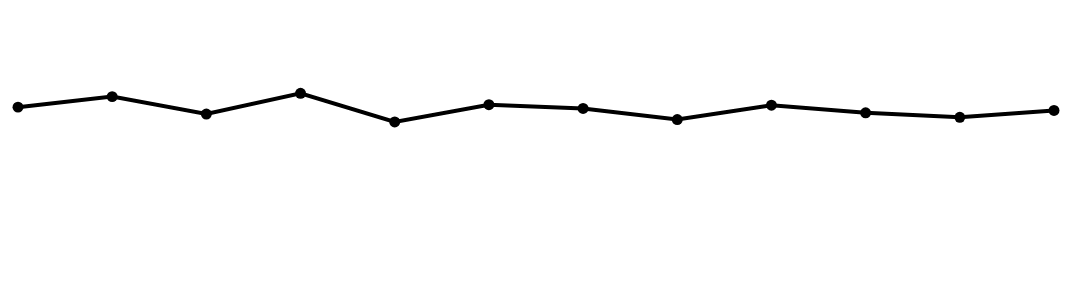

Write notebook code for a chart like this one.
### Code cell
generate_perceptual_pull_plot(level='L')

### Figure 1 — Vega-Lite specification as saved in the notebook (floating-point values rounded to 4 significant figures)
{"config": {"view": {"continuousWidth": 300, "continuousHeight": 300, "strokeWidth": 0}, "axis": {"domain": false, "grid": false}}, "data": {"name": "data-cf58a1bc6a9040623d6cf834cae2cd8c"}, "mark": {"type": "line", "color": "black", "point": {"fill": "black"}}, "encoding": {"x": {"axis": {"labels": false, "grid": false, "title": null, "tickSize": 0}, "field": "x", "type": "quantitative"}, "y": {"axis": {"labels": false, "grid": false, "title": null, "tickSize": 0}, "field": "y", "scale": {"domain": [0, 140]}, "type": "quantitative"}}, "height": 140, "width": 518, "$schema": "https://vega.github.io/schema/vega-lite/v6.1.0.json", "datasets": {"data-cf58a1bc6a9040623d6cf834cae2cd8c": [{"x": 0, "y": 91.43}, {"x": 1, "y": 96.69}, {"x": 2, "y": 87.99}, {"x": 3, "y": 98.34}, {"x": 4, "y": 84.04}, {"x": 5, "y": 92.65}, {"x": 6, "y": 90.79}, {"x": 7, "y": 85.24}, {"x": 8, "y": 92.41}, {"x": 9, "y": 88.6}, {"x": 10, "y": 86.37}, {"x": 11, "y": 89.77}]}}
